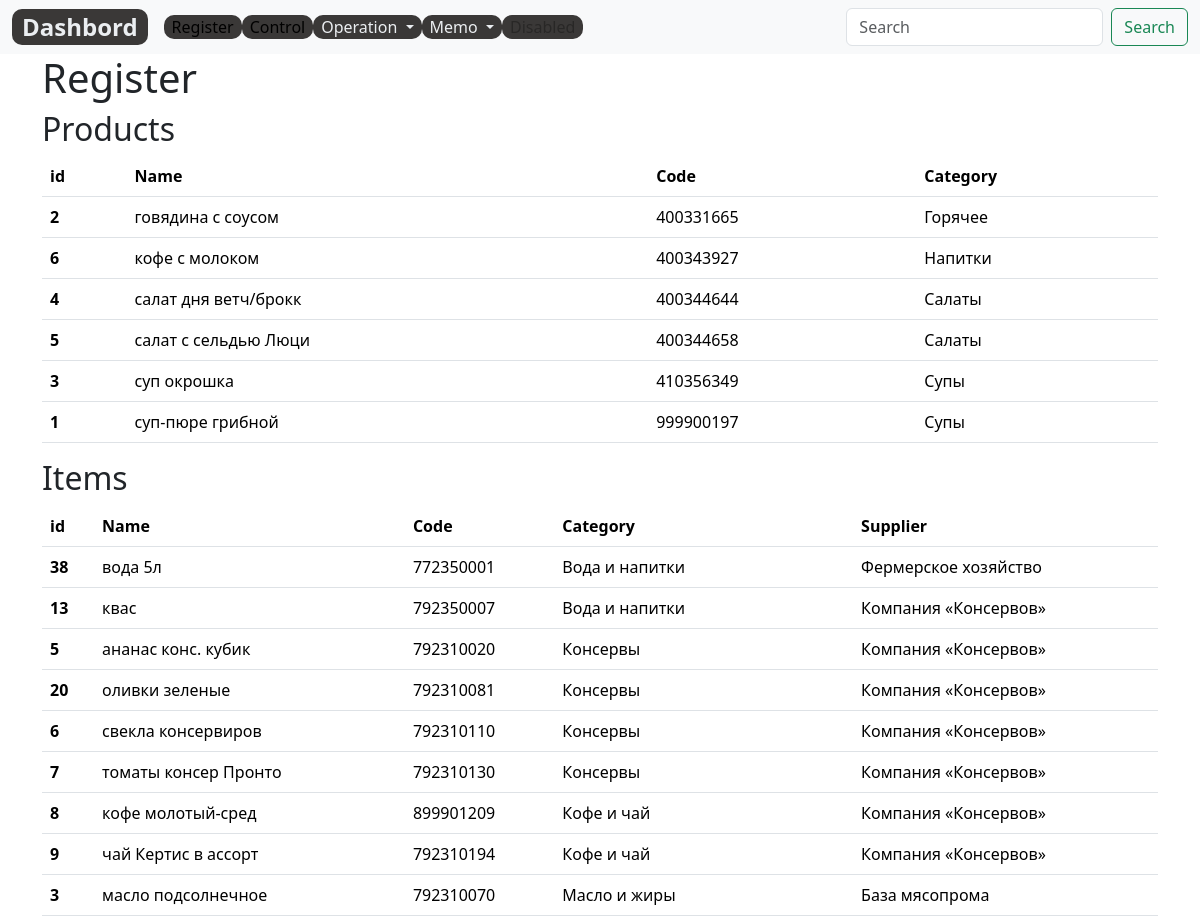
Before: /register/ (upper part) with the older database file.
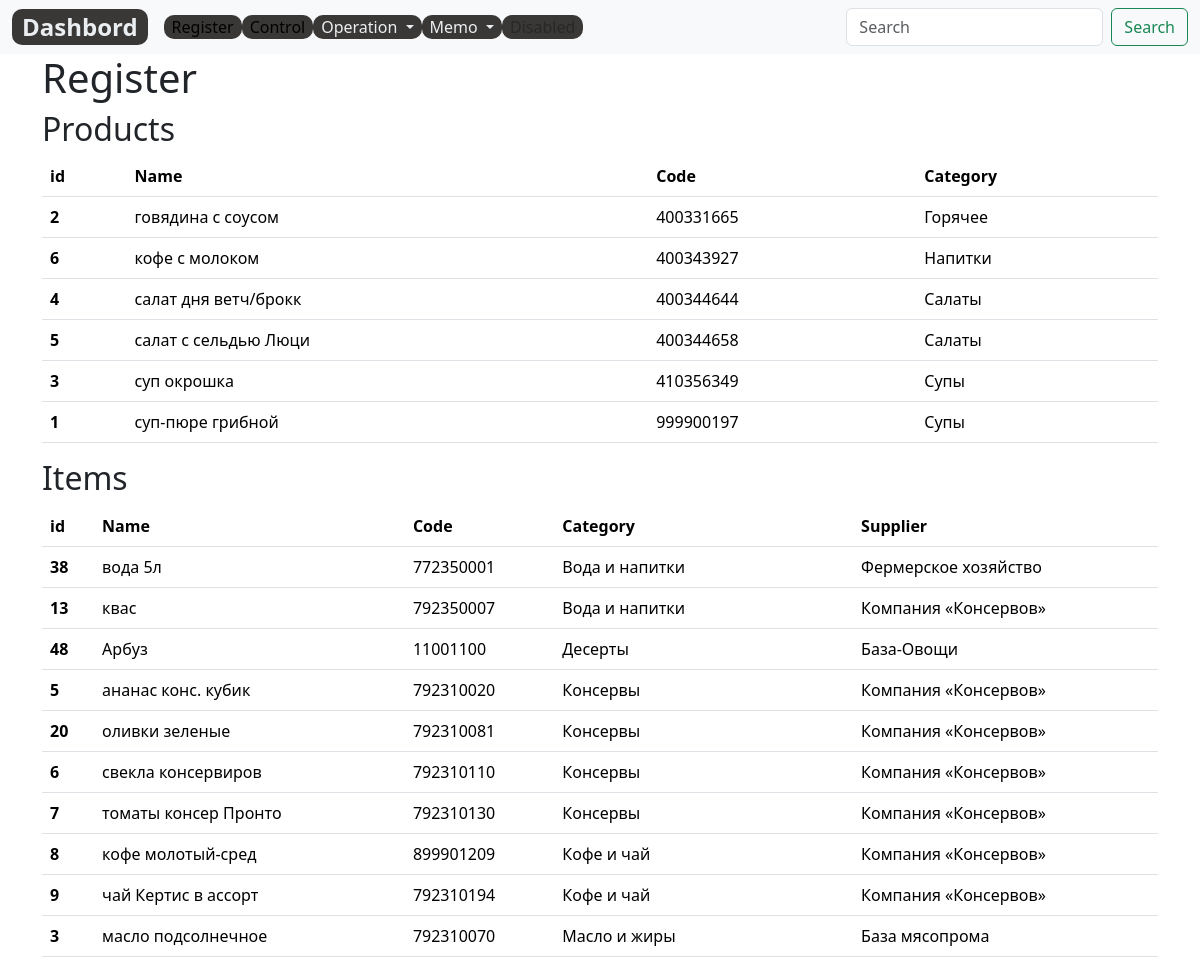
After: the same page with the newer database file.
### register/models.py (models this page shows, shortened)
class Product(models.Model):
    DIFFICULTY_LEVELS = (
        ('Easy', 'Easy'),
        ('Medium', 'Medium'),
        ('Hard', 'Hard'),
    )
    code=models.DecimalField(max_digits=10, help_text="Не более 10 знаков", decimal_places=0, unique=True)
    name = models.CharField(max_length=200,help_text="Не более 200 знаков", db_index=True, verbose_name='Продукт')
    category = models.ForeignKey(Category, related_name='product', on_delete=models.CASCADE)
    ingredient = models.ManyToManyField(Item, through=RecipeIngredient)
    difficulty = models.CharField(choices=DIFFICULTY_LEVELS, max_length=10)
    price = models.DecimalField(max_digits=10,help_text="Не более 10 знаков", decimal_places=2)
    description = models.TextField(blank=True, null=True)
    cooking= models.TextField(blank=True, null = True)
    slug= models.SlugField(max_length=255, verbose_name='Url', unique=True)
    created_date= models.DateField(auto_now_add=True, verbose_name='Создан',null=True)
    updated_date = models.DateField(auto_now=True,  verbose_name='Изменен', null=True)
    class Meta:
        ordering = ['category', 'name']
        verbose_name = 'Продукт'
        verbose_name_plural = 'Продукты'
    def __str__(self):
        return self.name

class Category(models.Model):
    code= models.DecimalField(max_digits=5, help_text="Не более 5 цифр", decimal_places=0, unique=True,verbose_name='Код')
    name = models.CharField(max_length=200, help_text="Не более 200 знаков", db_index=True, verbose_name='Категория')
    slug= models.SlugField(max_length=255, verbose_name='Url', unique=True)
    class Meta:
        ordering = ['name']
        verbose_name = 'Категория продукта'
        verbose_name_plural = 'Категории продуктов'
    def __str__(self):
        return self.name

class Item(models.Model):
    code=models.DecimalField(max_digits=12, unique=True, help_text="Не более 12 знаков",decimal_places=0,null=True,verbose_name='Код')
    name = models.CharField(max_length=200, help_text="Не более 200 знаков", unique=True,db_index=True)
    category = models.ForeignKey(
        CategoryItem, related_name='item', on_delete=models.CASCADE)
    supplier=models.ForeignKey(Supplier, related_name='item',on_delete=models.CASCADE)
    unit = models.CharField(max_length=50, help_text="Не более 50 знаков", choices=UNITS ) # pounds, lbs, oz ,grams, etc
    unit_cost = models.DecimalField(max_digits=10, help_text="Не более 10 знаков",decimal_places=2)
    description = models.TextField(blank=True, null=True)
    available = models.BooleanField(default=True)
    slug= models.SlugField(max_length=255, verbose_name='Url', unique=True)
    created_date= models.DateField(auto_now_add=True, verbose_name='Создан',null=True)
    updated_date = models.DateField(auto_now=True,  verbose_name='Изменен', null=True)
    class Meta:
        ordering = ['category','name']
        verbose_name = 'Товар'
        verbose_name_plural = 'Товары'
    def __str__(self):
        return self.name

class CategoryItem(models.Model):
    code= models.DecimalField(max_digits=5, help_text="Не более 5 цифр", decimal_places=0, unique=True,verbose_name='Код')
    name = models.CharField(max_length=200, help_text="Не более 200 знаков", db_index=True, verbose_name='Категория')
    slug= models.SlugField(max_length=255, verbose_name='Url', unique=True)
    class Meta:
        ordering = ['name']
        verbose_name = 'Категория товара'
        verbose_name_plural = 'Категории товаров'
    def __str__(self):
        return self.name

class Supplier(models.Model):
    code=models.DecimalField(max_digits=4, help_text="Не более 4 знаков", decimal_places=0, unique=True)
    name = models.CharField(max_length=200, help_text="Не более 200 знаков",db_index=True)
    slug= models.SlugField(max_length=255, verbose_name='Url', unique=True)
    address = models.CharField(max_length=220)
    created_date = models.DateField(auto_now_add=True)
    class Meta:
        ordering = ['name']
        verbose_name = 'Поставщик'
        verbose_name_plural = 'Поставщики'
    def __str__(self):
        return self.name

### register/views.py (the view)
# urls.py: path('', include('register.urls')),
def register(request):
    suppliers = Supplier.objects.all()
    items = Item.objects.all()
    products=Product.objects.all()
    recipes=RecipeIngredient.objects.all()
    categoryitems=CategoryItem.objects.all()
    categories = Category.objects.all() # Передано в news/templatetags/news_tags.py
    context = {
        'suppliers': suppliers,
        'items': items,
        'products': products,
        'recipes': recipes,
        'categoryitems': categoryitems,
        'categories': categories,
        'title':'Register'
    }
    return render(request, template_name='register/register.html', context=context)

### register/models.py (called while the page is built)
    @property
    def ingredient_cost(self):
        return format((float(self.unit_cost) * float(self.ratio)), '.2f')

### register/templates/register/register.html (shortened to what this page needs)
{% extends 'base_simple.html' %}
{% load static %}
{% block content %}
<div class="container">
  <h1>Register</h1>
  <h2>Products</h2>
  <table class="table">
    <thead>
      <tr>
        <th scope="col">id</th>
        <th scope="col">Name</th>
        <th scope="col">Code</th>
        <th scope="col">Category</th>
      </tr>
    </thead>
    <tbody>
      {% for product in products%}
      <tr>
        <th scope="row">{{product.id}}</th>
        <td>{{product.name}}</td>
        <td>{{product.code}}</td>
        <td>{{product.category}}</td>
      </tr>
      {% endfor %}
    </tbody>
  </table>
  <h2>Items</h2>
  <table class="table">
    <thead>
      <tr>
        <th scope="col">id</th>
        <th scope="col">Name</th>
        <th scope="col">Code</th>
        <th scope="col">Category</th>
        <th scope="col">Supplier</th>
      </tr>
    </thead>
    <tbody>
      {% for item in items%}
      <tr>
        <th scope="row">{{item.id}}</th>
        <td>{{item.name}}</td>
        <td>{{item.code}}</td>
        <td>{{item.category}}</td>
        <td>{{item.supplier}}</td>
      </tr>
      {% endfor %}
    </tbody>
  </table>
</div>
{% endblock %}

Changed rows visible on the page:
added Item: id "48", name "Арбуз", code "11001100", category "Десерты", supplier "База-Овощи"
